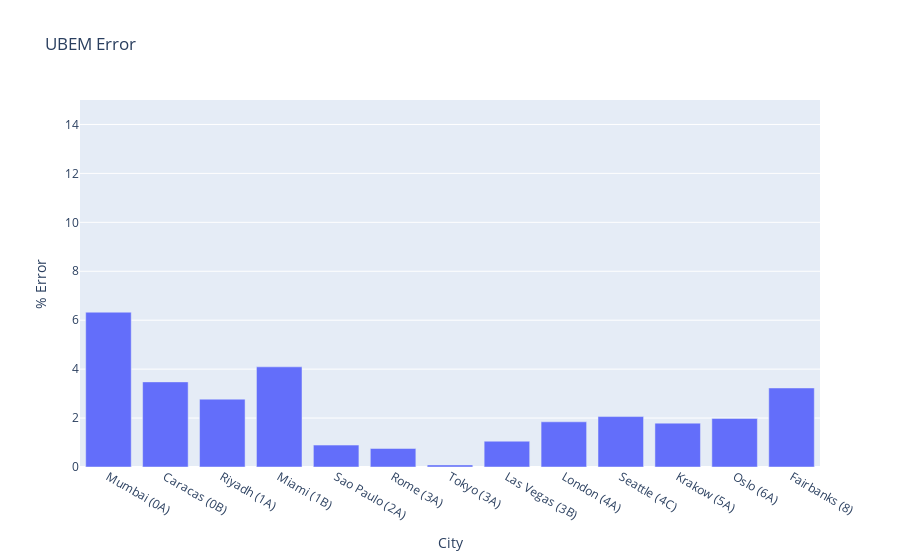

The cell this chart's notebook holds for it:
### Markdown cell above
# UBEM Level Annual Analysis w/ COPs & Elec

### Code cell
np.random.seed(12)
ubem_sims = pd.DataFrame()
n_sims = 1
for i in range(n_sims):
    ubem = annual.swaplevel(0, 2, axis=1).swaplevel(1, 2, axis=1).sort_index(axis=1)
    elec_heating_p = 0.1
    is_elec_heating = np.random.rand(len(ubem)) < elec_heating_p
    heating_cop = (
        is_elec_heating * np.random.rand(len(ubem)) * 2
        + 2
        + (1 - is_elec_heating) * (0.92 + np.random.rand(len(ubem)) * 0.05)
    )
    cooling_cop = np.random.rand(len(ubem)) * 2 + 2
    ubem["Heating"] = ubem["Heating"] / heating_cop.reshape(-1, 1)
    ubem["Cooling"] = ubem["Cooling"] / cooling_cop.reshape(-1, 1)
    # ubem =ubem.drop("Electricity",axis=1)

    # aggregate to total building normalized energy
    ubem = ubem.T.groupby(level=[1, 2]).sum().T

    # ubem is in kWh/m2, so before summing we need to multiply by GFAs
    ubem = building_features.gfa.values.reshape(-1, 1) * ubem
    ubem = ubem.sum() / building_features.gfa.sum()
    if len(ubem_sims) == 0:
        ubem_sims = pd.DataFrame(ubem).T
        ubem_sims = ubem_sims.reindex(range(n_sims))
    else:
        ubem_sims.iloc[i] = ubem

error = (ubem_sims["Predicted"] - ubem_sims["True"]) / ubem_sims["True"] * 100
error_std = error.std()
error = error.abs().mean()
predicted = ubem_sims["Predicted"].mean()
true = ubem_sims["True"].mean()

a = pd.DataFrame(error, columns=["% Error"])
b = pd.DataFrame(predicted, columns=["Predicted"])
c = pd.DataFrame(true, columns=["True"])
ubem = pd.concat([a, b, c], axis=1).reset_index()

ubem["Climate Zone"] = (
    city_df.set_index("name").loc[ubem["City"]]["Climate Zone"].values
)
ubem.sort_values("Climate Zone", inplace=True)
ubem["City"] = city_df.set_index("name").loc[ubem["City"]]["Display Name"].values

px.bar(
    ubem,
    x="City",
    y="% Error",
    title=f"UBEM Error",
    range_y=[0, 15],
)

### Figure 1 — Plotly figure (JSON) as saved in the notebook; plotly's stock layout.template omitted (floating-point values rounded to 4 significant figures)
{"data": [{"alignmentgroup": "True", "hovertemplate": "City=%{x}<br>% Error=%{y}<extra></extra>", "legendgroup": "", "marker": {"color": "#636efa", "pattern": {"shape": ""}}, "name": "", "offsetgroup": "", "orientation": "v", "showlegend": false, "textposition": "auto", "type": "bar", "x": ["Mumbai (0A)", "Caracas (0B)", "Riyadh (1A)", "Miami (1B)", "Sao Paulo (2A)", "Rome (3A)", "Tokyo (3A)", "Las Vegas (3B)", "London (4A)", "Seattle (4C)", "Krakow (5A)", "Oslo (6A)", "Fairbanks (8)"], "xaxis": "x", "y": [6.328, 3.479, 2.773, 4.094, 0.8961, 0.7573, 0.08459, 1.055, 1.847, 2.061, 1.793, 1.984, 3.23], "yaxis": "y"}], "layout": {"barmode": "relative", "legend": {"tracegroupgap": 0}, "title": {"text": "UBEM Error"}, "xaxis": {"anchor": "y", "domain": [0, 1], "title": {"text": "City"}}, "yaxis": {"anchor": "x", "domain": [0, 1], "range": [0, 15], "title": {"text": "% Error"}}}}
